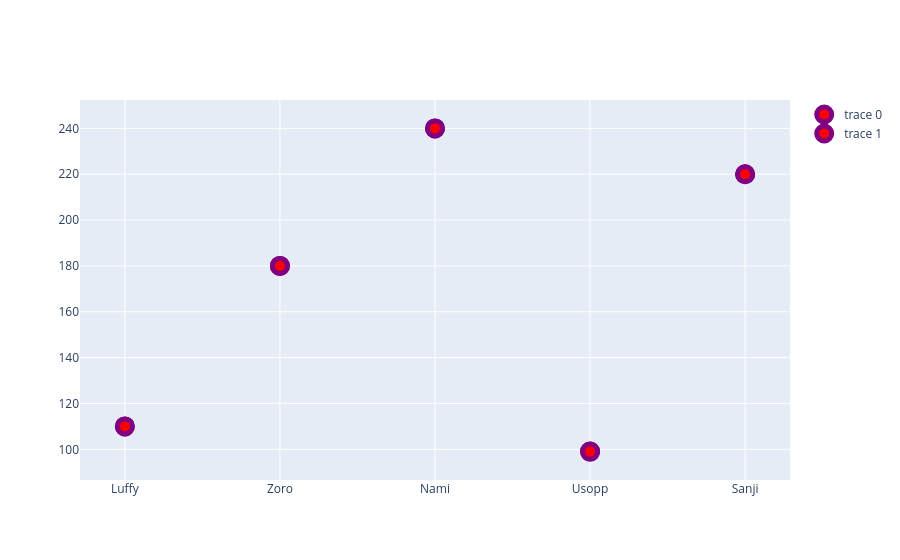

The cell this chart's notebook holds for it:
### Code cell
# here I run the same code as above multiple times to show how a legend appears, 
# suggesting an error in the code or something unusual going on with plotly
graph.add_trace(go.Scatter(x=x1, y=y1, mode='markers', # we want points for a scatter plot
                           marker=dict( size=15, # point size 
                                        color='red', # point colour
                                        opacity=1, # point transparency/alpha
                                        line=dict(width=5,
                                                  color='purple') # point outline
                           )))

### Figure 1 — Plotly figure (JSON) as saved in the notebook; plotly's stock layout.template omitted (floating-point values rounded to 4 significant figures)
{"data": [{"marker": {"color": "red", "line": {"color": "purple", "width": 5}, "opacity": 1, "size": 15}, "mode": "markers", "type": "scatter", "x": ["Luffy", "Zoro", "Nami", "Usopp", "Sanji"], "y": [110, 180, 240, 99, 220]}, {"marker": {"color": "red", "line": {"color": "purple", "width": 5}, "opacity": 1, "size": 15}, "mode": "markers", "type": "scatter", "x": ["Luffy", "Zoro", "Nami", "Usopp", "Sanji"], "y": [110, 180, 240, 99, 220]}], "layout": {}}
